Frame 1 (no input): blank canvas, image omitted
Frame 60 (no input): blank canvas, image omitted
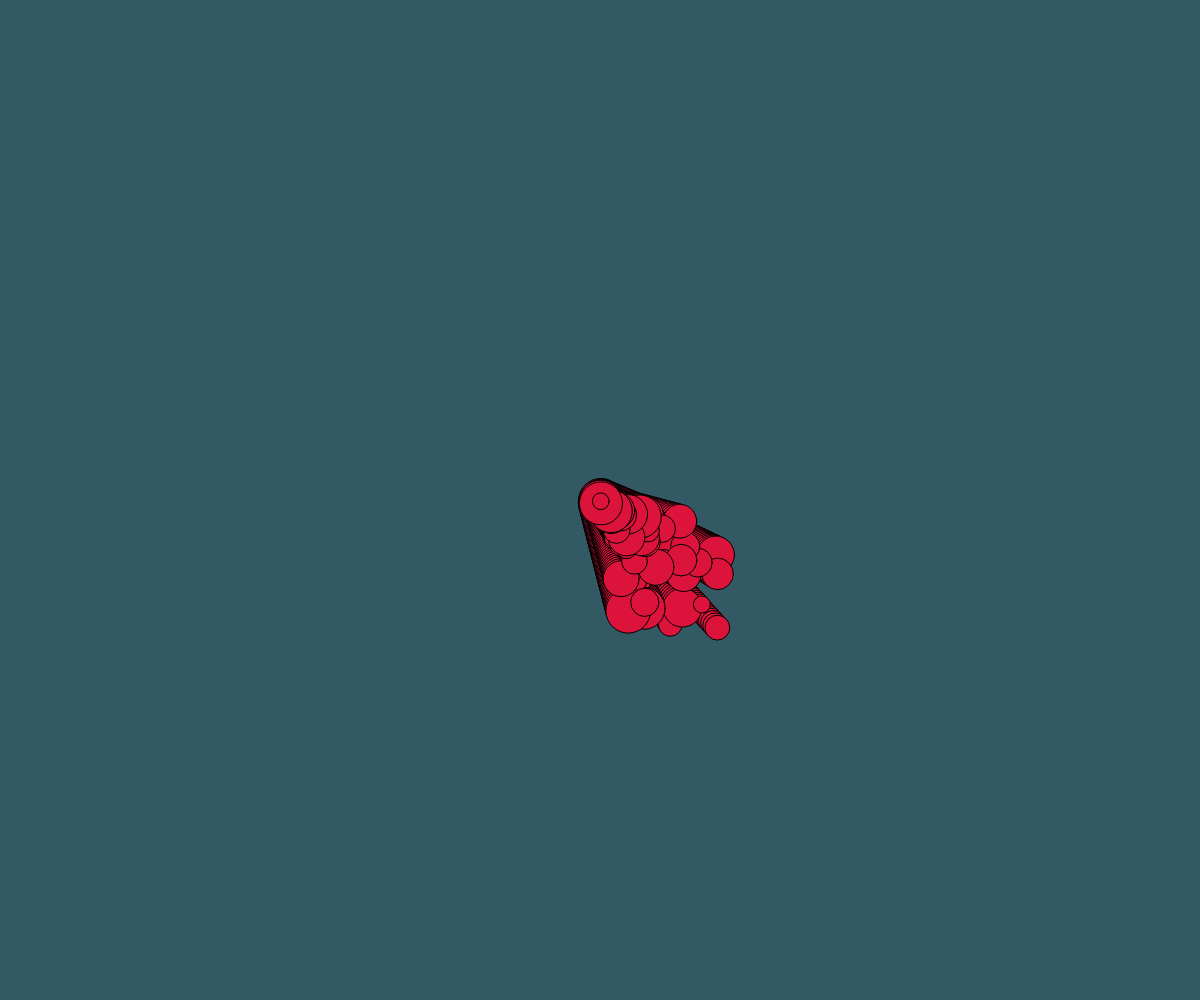
Frame 120 (the mouse pressed at the canvas centre since frame 60)

The p5.js sketch whose frames 1 and 60 were blank and that drew this single picture after the mouse press (run headless with seeded random() and noise() and a simulated clock; from frame 60 on, the mouse is pressed at the canvas centre):

// p5.js sketch
// ── sketch.js
let value = 0;
let from = (218, 165, 32);
let to = (72, 61, 139);
let eggs = []; 

function setup() {
  createCanvas(windowWidth, windowHeight); 
  background(50, 89, 100);
}
//crimson(220,20,60)
//turqoise(64,224,208)
//Dark Cyan(0,139,139)
//Steel Blue(70,130,180)
//Dark Slate Blue(72,61,139)
//Navy(0,0,128)
function draw() {
 
  if (mouseIsPressed)  eggs.push(new Scramble());
  for (let i = 0; i < eggs.length; i++) {
   eggs[i].move();
    eggs[i].display();
  }
}


class Scramble {
  constructor() {
    this.z = 1;
    this.x = mouseX;
    this.y = mouseY;
    this.directionX = random(1,5);
    this.directionY = random(1,5);
    this.diameter = random(15, 45);
    this.speed = 1/2;
  }

  move() {
    this.x += this.speed * this.directionX;
    this.y += this.speed * this.directionY;
  
  if (this.x > width - this.diameter || this.x < this.diameter) {
    this.directionX *= -1;
  }
  if (this.y > height - this.diameter || this.y < this.diameter) {
    this.directionY *= -1; this.z++;
  }
    if(this.z>6) this.z = 1;
  }

  display() {
  colorMode(RGB); strokeWeight(1);
  if (keyIsPressed) strokeWeight(10);
  ellipse(this.x, this.y, this.diameter, this.diameter);
fill(setColor(this.z));
  }
}
function setColor(i) {
let c = color(0,0,0);
switch (i) {
  case 1: c = color(220,20,60); break;
  case 2: c = color(64,224,208); break;
  case 3: c = color(0,139,139); break;
  case 4: c = color(70,130,180); break;
  case 5: c = color(72,61,139); break;
  case 6: c = color(0,0,128); break;
  default: c = color(0,0,0); break;
} return c; }
